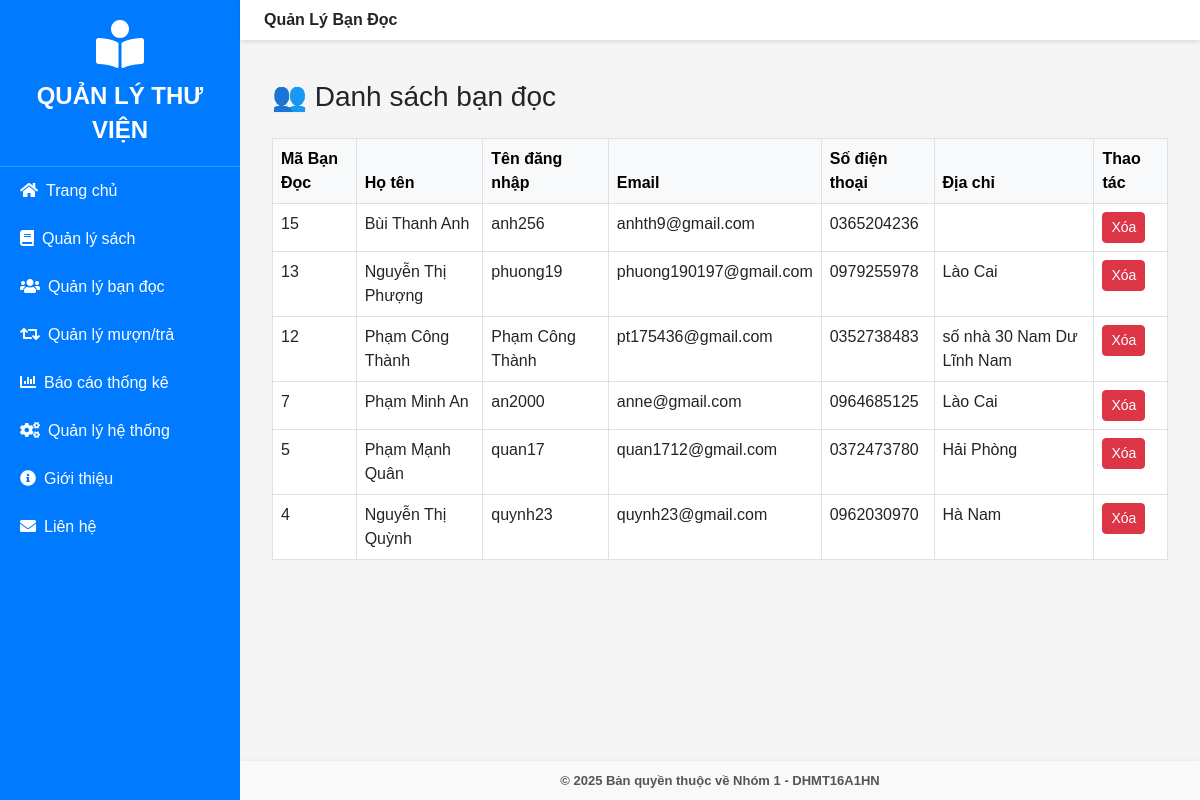
Screenshot of /quan_ly_ban_doc.php with the database file from the repository.
### tables this page shows
CREATE TABLE `ban_doc` (
  `ma_ban_doc` int(11) NOT NULL,
  `ten_dang_nhap` varchar(50) NOT NULL,
  `mat_khau` varchar(255) NOT NULL,
  `ho_ten` varchar(100) DEFAULT NULL,
  `ngay_sinh` date DEFAULT NULL,
  `email` varchar(100) DEFAULT NULL,
  `so_dien_thoai` varchar(20) DEFAULT NULL,
  `dia_chi` text DEFAULT NULL,
  `vai_tro` varchar(20) DEFAULT 'bandoc',
  `trang_thai_the` tinyint(1) NOT NULL DEFAULT 1 COMMENT '1: Hoạt động, 0: Bị Khóa'
);

### quan_ly_ban_doc.php (the view, shortened to what this page needs)
<?php
include 'ket_noi.php';
$ds_ban_doc = $conn->query("SELECT * FROM ban_doc ORDER BY ma_ban_doc DESC");
?>
<!DOCTYPE html>
<html lang="vi">
<head>
    <link href="https://cdn.jsdelivr.net/npm/bootstrap@5.3.0/dist/css/bootstrap.min.css" rel="stylesheet">
    <link href="https://cdnjs.cloudflare.com/ajax/libs/font-awesome/5.15.4/css/all.min.css" rel="stylesheet">
</head>
<body>
<nav class="navbar navbar-light bg-white fixed-top px-4 py-2 d-flex justify-content-between">
    <span class="fw-bold">Quản Lý Bạn Đọc</span>
</nav>
<div class="sidebar">
    <div class="sidebar-brand">
        <i class="fas fa-book-reader text-white"></i>
        <div class="sidebar-brand-text">QUẢN LÝ THƯ VIỆN</div>
    </div>
    <a href="trang_chu_admin.php"><i class="fas fa-home me-2"></i>Trang chủ</a>
    <a href="quan_ly_sach.php"><i class="fas fa-book me-2"></i>Quản lý sách</a>
    <a href="quan_ly_ban_doc.php"><i class="fas fa-users me-2"></i>Quản lý bạn đọc</a>
    <div class="sidebar-section" data-bs-toggle="collapse" href="#muontra" role="button" aria-expanded="false">
        <i class="fas fa-retweet me-2"></i>Quản lý mượn/trả
    </div>
    <div class="sidebar-section" data-bs-toggle="collapse" href="#thongke" role="button" aria-expanded="false">
        <i class="fas fa-chart-bar me-2"></i>Báo cáo thống kê
    </div>
    <div class="sidebar-section" data-bs-toggle="collapse" href="#hethong" role="button" aria-expanded="false">
        <i class="fas fa-cogs me-2"></i>Quản lý hệ thống
    </div>
    <a href="gioi_thieu.php"><i class="fas fa-info-circle me-2"></i>Giới thiệu</a>
    <a href="lien_he.php"><i class="fas fa-envelope me-2"></i>Liên hệ</a>
</div>
<div class="main">
    <div class="container-fluid">
        <h3 class="mb-4">👥 Danh sách bạn đọc</h3>
        <table class="table table-bordered table-hover bg-white">
            <thead class="table-light">
                <tr>
                    <th>Mã Bạn Đọc</th>
                    <th>Họ tên</th>
                    <th>Tên đăng nhập</th>
                    <th>Email</th>
                    <th>Số điện thoại</th>
                    <th>Địa chỉ</th>
                    <th>Thao tác</th>
                </tr>
            </thead>
            <tbody>
                <?php while ($bd = $ds_ban_doc->fetch_assoc()) { ?>
                <tr>
                    <td><?= $bd['ma_ban_doc'] ?></td>
                    <td><?= $bd['ho_ten'] ?></td>
                    <td><?= $bd['ten_dang_nhap'] ?></td>
                    <td><?= $bd['email'] ?></td>
                    <td><?= $bd['so_dien_thoai'] ?></td>
                    <td><?= $bd['dia_chi'] ?></td>
                    <td>
                        <a href="?xoa=<?= $bd['ma_ban_doc'] ?>" onclick="return confirm('Xác nhận xóa bạn đọc này?')" class="btn btn-sm btn-danger">Xóa</a>
                    </td>
                </tr>
                <?php } ?>
            </tbody>
        </table>
    </div>
</div>
<?php include 'footer1.php'; ?>
</body>
</html>

### quan_ly_ban_doc.php (style rules this page uses)
body { margin: 0; font-family: Arial; background-color: #f5f5f5; }
.sidebar { width: 240px; background-color: #007bff; color: white; position: fixed; top: 0; left: 0; height: 100vh; overflow-y: auto; z-index: 1000; }
.sidebar a, .sidebar .sidebar-section { display: block; padding: 12px 20px; color: white; text-decoration: none; font-weight: 500; }
.sidebar .sidebar-brand { text-align: center; padding: 20px 10px; border-bottom: 1px solid rgba(255,255,255,0.2); }
.sidebar .sidebar-brand i { font-size: 48px; }
.sidebar .sidebar-brand-text { font-size: 24px; font-weight: bold; line-height: 1.4; margin-top: 10px; }
header.navbar, nav.fixed-top { left: 240px; width: calc(100% - 240px); position: fixed; top: 0; z-index: 1001; background-color: white; box-shadow: 0 2px 4px rgba(0,0,0,0.1); }
.main { margin-left: 240px; padding: 20px; padding-top: 80px; background-color: #f5f5f5; }

### rows the page displays
ban_doc: ma_ban_doc "15", ho_ten "Bùi Thanh Anh", ten_dang_nhap "anh256", email "anhth9@gmail.com", so_dien_thoai "0365204236"
ban_doc: ma_ban_doc "13", ho_ten "Nguyễn Thị Phượng", ten_dang_nhap "phuong19", email "phuong190197@gmail.com", so_dien_thoai "0979255978", dia_chi "Lào Cai"
ban_doc: ma_ban_doc "12", ho_ten "Phạm Công Thành", ten_dang_nhap "Phạm Công Thành", email "pt175436@gmail.com", so_dien_thoai "0352738483", dia_chi "số nhà 30 Nam Dư Lĩnh Nam"
ban_doc: ma_ban_doc "7", ho_ten "Phạm Minh An", ten_dang_nhap "an2000", email "anne@gmail.com", so_dien_thoai "0964685125", dia_chi "Lào Cai"
ban_doc: ma_ban_doc "5", ho_ten "Phạm Mạnh Quân", ten_dang_nhap "quan17", email "quan1712@gmail.com", so_dien_thoai "0372473780", dia_chi "Hải Phòng"
ban_doc: ma_ban_doc "4", ho_ten "Nguyễn Thị Quỳnh", ten_dang_nhap "quynh23", email "quynh23@gmail.com", so_dien_thoai "0962030970", dia_chi "Hà Nam"
